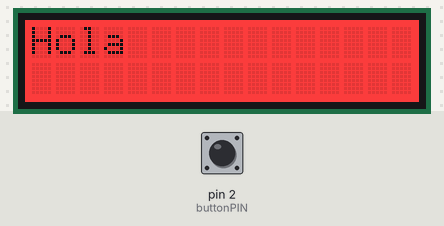
The sketch below on a simulated Arduino Uno, built with avr-gcc and run on an emulated ATmega328P. Parts: 16×2 character LCD. Inputs (shaded band) come from the test bench; at power-on: pin 2 (buttonPIN) LOW.

Above: at 0.1 s.
At 1.22 s:
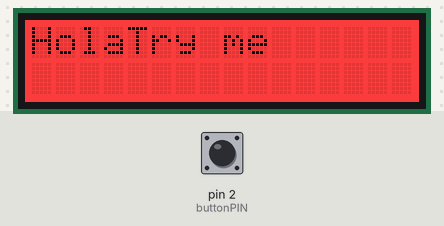
At 1.82 s:
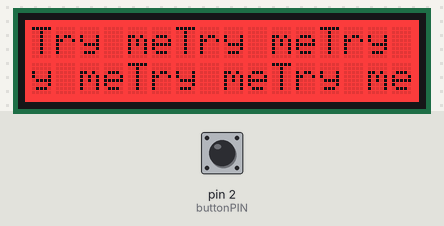
At 2.42 s:
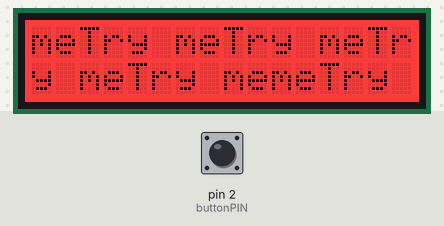
At 3.03 s:
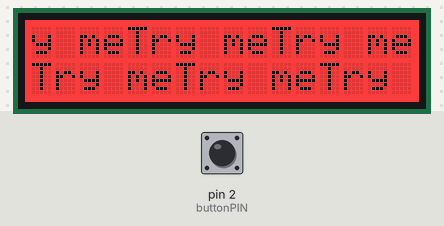
At 3.63 s:
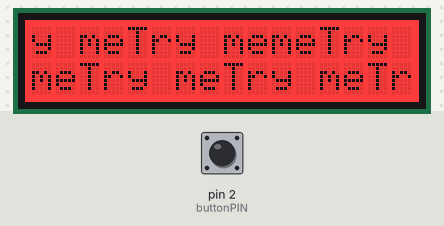

The sketch:

LCDDisplay.ino
```cpp
#include <Wire.h>
#include "rgb_lcd.h"

int buttonPIN = 2;
String messages[] = {"Be Gone Thot", "The Government is Always Watching", "Your mom", "Sah Dude"};

int buttonRead = 0;

rgb_lcd lcd;

const int colorR = 255;
const int colorG = 0;
const int colorB = 0;


void setup() {
  pinMode(buttonPIN, INPUT);

  lcd.begin(16, 2);

    lcd.setRGB(colorR, colorG, colorB);

    // Print a message to the LCD.
    lcd.print("Hola");

    delay(1000);

}

void loop() {
  // put your main code here, to run repeatedly:
  messageCycle();
}

void messageCycle(){
 int buttonRead = digitalRead(buttonPIN);

    int i=0;

    while(buttonPIN==true){
      for (i; i<sizeof(messages); i++){
        lcd.print(messages[i]);
      }
      if(i==sizeof(messages)){
        messageCycle();
      }
    }
    lcd.print("Try me");
}
```

Measured:
- by itself, everything shown: repeats every 2.4 s, in 8 steps
